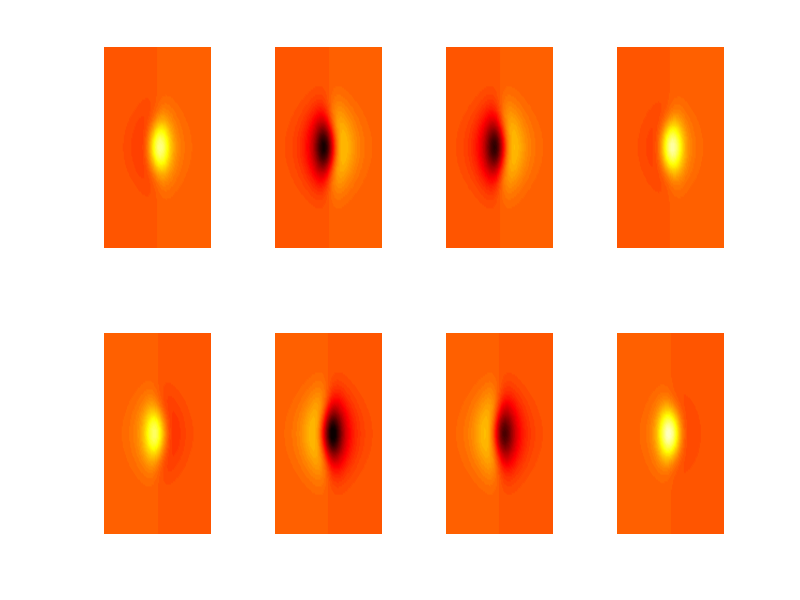

Write the MATLAB code that produced this figure. (Note: this script raises an error after producing the figure.)
clear all; close all; clc

% A=randn(10,10,10);
% model=parafac(A,3);
% [A1,A2,A3]=fac2let(model)


x=-5:0.1:5; y=-6:0.1:6; t=0:0.1:10*pi;
[X,Y,T]=meshgrid(x,y,t);
A=exp(-(X.^2+0.5*Y.^2)).*(cos(2*T))+ ...
    (sech(X).*tanh(X).*exp(-0.2*Y.^2)).*sin(T);

for j=1:length(t)
  pcolor(x,y,A(:,:,j)), shading interp, caxis([-1 1]), drawnow
end

figure(1)
for j=1:8
  subplot(2,4,j)
  pcolor(x,y,A(:,:,8*j-3)), colormap(hot), shading interp, caxis([-1 1]), axis off
end


figure(2)
model=parafac(A,2);
[A1,A2,A3]=fac2let(model);
subplot(3,1,1), plot(y,A1,'Linewidth',[2])
subplot(3,1,2), plot(x,A2,'Linewidth',[2])
subplot(3,1,3), plot(t,A3,'Linewidth',[2])

subplot(3,1,1), set(gca,'Xtick',[-6 0 6],'Fontsize',[15])
subplot(3,1,2), set(gca,'Xtick',[-5 0 5],'Fontsize',[15])
subplot(3,1,3), set(gca,'Xlim',[0 10*pi],'Xtick',[0 5*pi 10*pi],'Xticklabels',{'0','5\pi','10\pi'},'Fontsize',[15])




